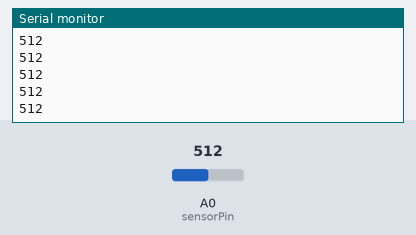
The sketch below on a simulated Arduino Uno, built with avr-gcc and run on an emulated ATmega328P. On the bench: the last lines printed to the serial monitor. Inputs (shaded band) come from the test bench; at power-on: A0 (sensorPin) = 512.

Above: at 1.2 s.
1.3 s: A0 (sensorPin) set to 716
At 1.8 s:
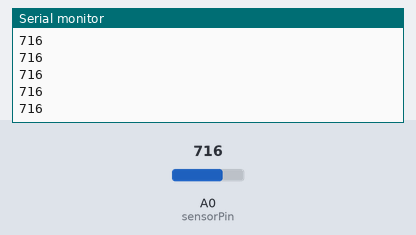
2.8 s: A0 (sensorPin) set to 900
At 3.7 s:
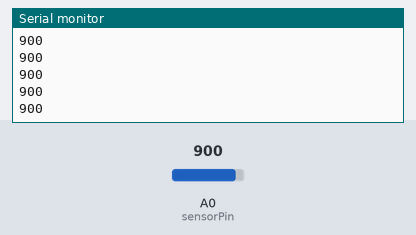
Timing chart, 0 to 5.8 s (numbered marks = the images above; inputs shaded):
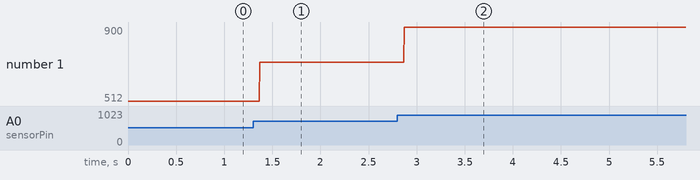

Measured:
- after the input at 1.3 s, the serial monitor: prints a new line after 0.07 s (image 1)
- after the input at 2.8 s, the serial monitor: prints a new line after 0.07 s (image 2)
- plotted number 1: 512 → 716 after the input at 1.3 s, 716 → 900 after the input at 2.8 s

The sketch:

yoda.ino
```cpp
int sensorPin = A0;
int sensorValue = 0;

void setup() {
  Serial.begin(9600);
}

void loop() {

  sensorValue = analogRead(sensorPin);
  Serial.println(sensorValue);
  delay(1);
}
```
